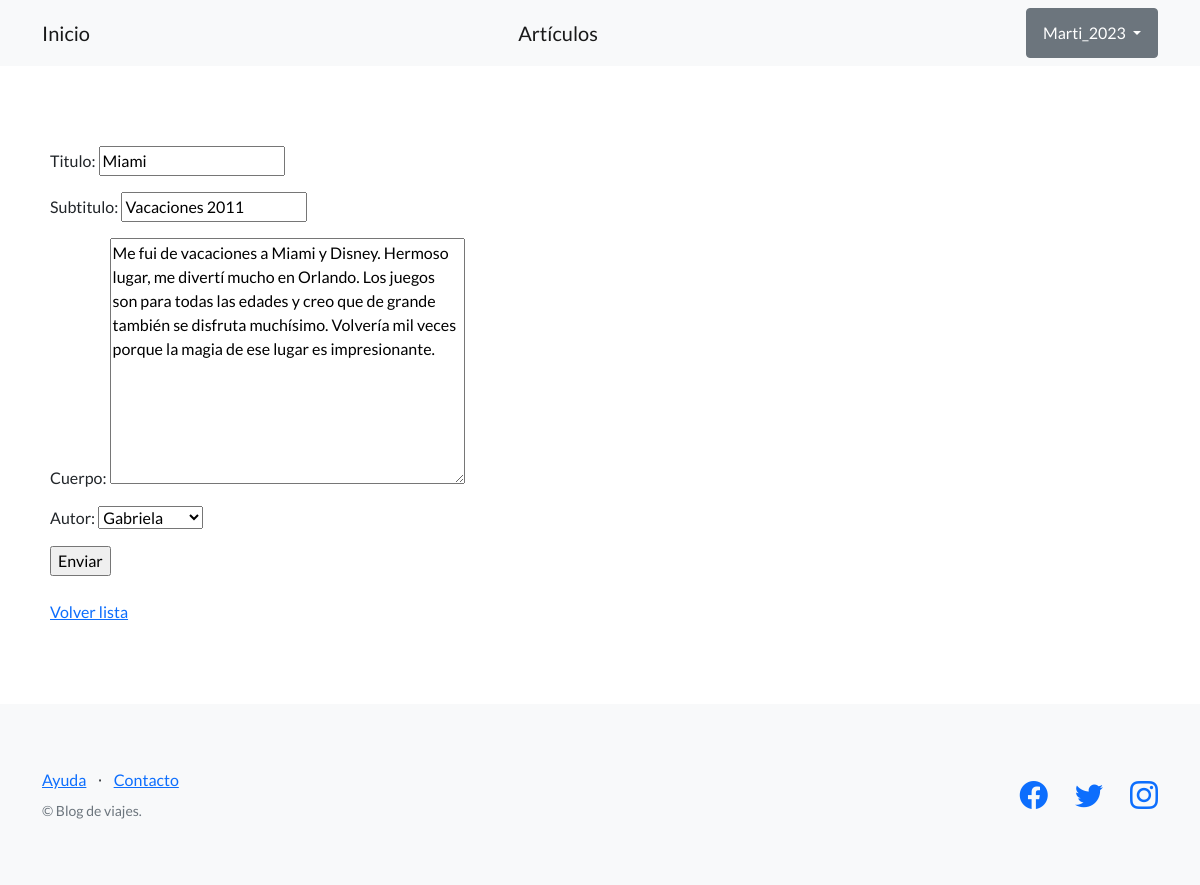
/blog/editar/13/ (signed in), run on the app's committed database.
### blog/models.py (models this page shows, shortened)
class Articulo(models.Model):
    titulo= models.CharField(max_length=200, unique=True)
    subtitulo= models.CharField(max_length=200)
    cuerpo= models.TextField()
    autor= models.ForeignKey(User, on_delete=models.SET_NULL, null=True)
    fecha_publicacion= models.DateTimeField(auto_now_add=True)
    imagen= models.ImageField(upload_to='images', blank=True)
    class Meta:
        ordering = ['-fecha_publicacion']

### blog/views.py (the view)
# urls.py: path("editar/<int:id>/", editar_articulo, name='editar_articulo'),
@login_required
def editar_articulo(request, id):
    articulo= Articulo.objects.get(id= id)
    if request.method=="POST":
        form= ArticuloForm(request.POST, instance=articulo)
        if form.is_valid():
            articulo.save()
            return redirect('lista_articulos')
    else:
        form= ArticuloForm(instance=articulo)
    return render(
        request=request,
        template_name= 'blog/crear_articulo.html',
        context={'form': form},
    )

### blog/forms.py
class ArticuloForm(forms.ModelForm):
    class Meta:
        model = Articulo
        fields = ['titulo', 'subtitulo', 'cuerpo', 'autor']

### blog/templates/blog/crear_articulo.html (shortened to what this page needs)
{% extends 'blog/base.html' %}
{% block contenido %}
    <form method= "post">
        {{ form.as_p }}
        <input type= "submit" value= "Enviar"/>
    </form>
    <br>
    <a href ="{% url 'lista_articulos' %}">Volver lista </a>
{% endblock contenido %}

### blog/templates/blog/base.html (shortened to what this page needs)
{% load static %}
<!DOCTYPE html>
<html lang="en">
    <head>
        <link href="https://cdn.jsdelivr.net/npm/bootstrap-icons@1.5.0/font/bootstrap-icons.css" rel="stylesheet" type="text/css" />
        <link href="{% static 'css/styles.css' %}" rel="stylesheet" />
    </head>
    <body>
        <nav class="navbar navbar-light bg-light static-top">
            <div class="container">
                <a class="navbar-brand" href= "{% url 'inicio' %}">Inicio</a>
                <a class="navbar-brand" href= "{% url 'lista_articulos' %}">Artículos</a>
                {% if user.is_authenticated %}
                <div class="dropdown">
                    <button class="btn btn-secondary dropdown-toggle" type="button" id="dropdownMenuButton1" data-bs-toggle="dropdown" aria-expanded="false">
                        <div style="display: inline-flex;">
                            <span>{{ user.username }}</span>
                        </div>
                    </button>
                    </div>
                </div>
                {% else %}
                <a class="btn btn-primary" href="{% url 'login' %}">Iniciar Sesión</a>
                <a class="btn btn-success" href="{% url 'registro' %}">Registro</a>
                {% endif %}
        </nav>
        <section style= "padding: 80px 50px;">
            {% block contenido %}
            {% endblock contenido %}
        </section>
        <footer class="footer bg-light">
            <div class="container">
                <div class="row">
                    <div class="col-lg-6 h-100 text-center text-lg-start my-auto">
                        <ul class="list-inline mb-2">
                            <li class="list-inline-item"><a href="#!">Ayuda</a></li>
                            <li class="list-inline-item">⋅</li>
                            <li class="list-inline-item"><a href="#!">Contacto</a></li>
                        </ul>
                        <p class="text-muted small mb-4 mb-lg-0">&copy; Blog de viajes.</p>
                    </div>
                    <div class="col-lg-6 h-100 text-center text-lg-end my-auto">
                        <ul class="list-inline mb-0">
                            <li class="list-inline-item me-4">
                                <a href="#!"><i class="bi-facebook fs-3"></i></a>
                            </li>
                            <li class="list-inline-item me-4">
                                <a href="#!"><i class="bi-twitter fs-3"></i></a>
                            </li>
                            <li class="list-inline-item">
                                <a href="https://www.instagram.com/espndeportes/?hl=es"><i class="bi-instagram fs-3"></i></a>
                            </li>
                        </ul>
                    </div>
                </div>
            </div>
        </footer>
    </body>
</html>

### data on the page
Articulo: titulo "Miami", subtitulo "Vacaciones 2011", cuerpo "Me fui de vacaciones a Miami y Disney. Hermoso lugar, me divertí mucho en Orlando. Los juegos son para todas las edades y creo que de grande también se disfruta muchísimo. Volvería mil veces porque la magia de ese lugar es impresionante.", autor "Gabriela"

### other printed values
{{ user.username }} "Marti_2023"
